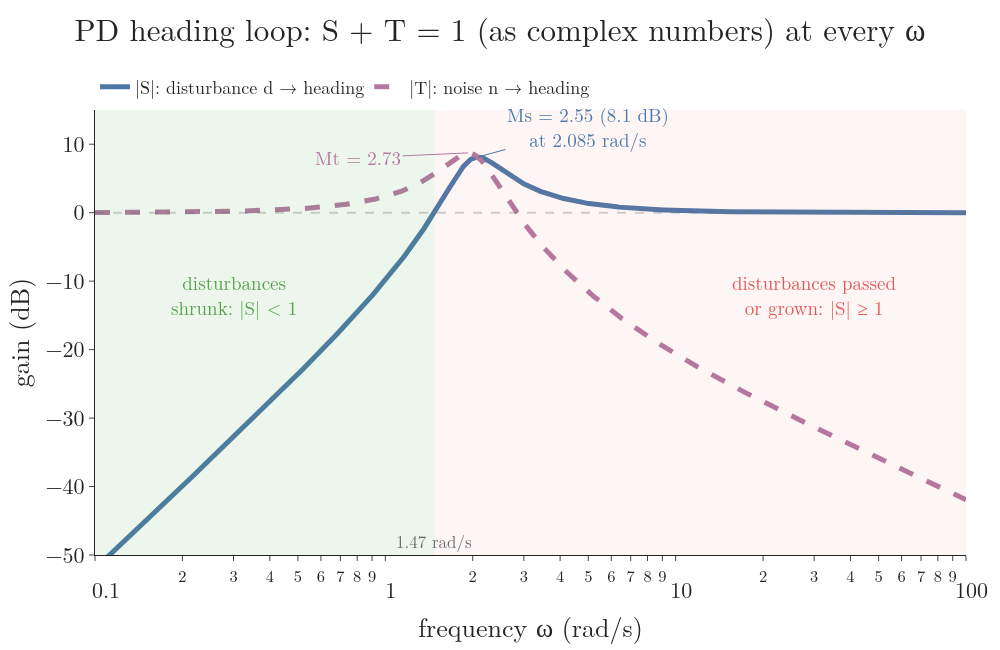

Write Python code to recreate this figure.
"""Sensitivity S and complementary sensitivity T of the PD heading loop, L(s) = (0.8 s + 4)/s^2, as gain curves in
decibels against frequency. S is below 0 dB (disturbances shrunk) up to 1.47 rad/s, peaks at Ms = 2.55 (8.1 dB) at
2.085 rad/s and tends to 0 dB (unchanged) at high frequency. T is about 0 dB (noise passed) at low frequency, peaks at
Mt = 2.73 and falls at high frequency. Run: python s_and_t.py -> s_and_t.png"""
from pathlib import Path

import numpy as np
import plotly.graph_objects as go
from scipy.optimize import brentq
from gifkit import BLUE, FONT, GREEN, GREY, PURPLE, RED
from loopkit import L_head, db, peak

here = Path(__file__).parent
w = np.logspace(-1, 2, 2000)
L = L_head(1j * w)
S, T = 1 / (1 + L), L / (1 + L)
assert np.allclose(S + T, 1)
wsc = brentq(lambda x: abs(1 + L_head(1j * x)) - 1, 0.1, 2)
wms, Ms = peak(lambda s: 1 / (1 + L_head(s)), 0.1, 100)
wmt, Mt = peak(lambda s: L_head(s) / (1 + L_head(s)), 0.1, 100)
assert abs(wsc - 1.474) < 1e-3 and abs(Ms - 2.55) < 5e-3 and abs(Mt - 2.73) < 5e-3

fig = go.Figure()
fig.add_vrect(x0=0.1, x1=wsc, fillcolor=GREEN, opacity=0.10, line_width=0)
fig.add_vrect(x0=wsc, x1=100, fillcolor=RED, opacity=0.06, line_width=0)
fig.add_hline(y=0, line=dict(color=GREY, width=2, dash="dash"))
fig.add_trace(go.Scatter(x=w, y=db(S), line=dict(color=BLUE, width=5), name="|S|: disturbance d → heading"))
fig.add_trace(go.Scatter(x=w, y=db(T), line=dict(color=PURPLE, width=5, dash="dash"), name="|T|: noise n → heading"))
fig.add_annotation(x=np.log10(wms), y=db(Ms), text="Ms = 2.55 (8.1 dB)<br>at 2.085 rad/s", ax=110, ay=-30,
                   font=dict(size=19, color=BLUE), arrowcolor=BLUE)
fig.add_annotation(x=np.log10(wmt), y=db(Mt), text="Mt = 2.73", ax=-110, ay=5, font=dict(size=19, color=PURPLE),
                   arrowcolor=PURPLE)
fig.add_annotation(x=np.log10(0.3), y=-12, text="disturbances<br>shrunk: |S| < 1", showarrow=False,
                   font=dict(size=19, color=GREEN))
fig.add_annotation(x=np.log10(30), y=-12, text="disturbances passed<br>or grown: |S| ≥ 1", showarrow=False,
                   font=dict(size=19, color=RED))
fig.add_annotation(x=np.log10(wsc), y=-50, text="1.47 rad/s", showarrow=False, yanchor="bottom",
                   font=dict(size=17, color=GREY))
fig.update_xaxes(type="log", title_text="frequency ω (rad/s)", range=[-1, 2])
fig.update_yaxes(title_text="gain (dB)", range=[-50, 15])
fig.update_layout(template="simple_white", font=FONT, width=1000, height=650, margin=dict(l=90, r=30, t=110, b=70),
                  legend=dict(x=0.0, y=1.01, yanchor="bottom", orientation="h", font=dict(size=18)),
                  title=dict(x=0.5, y=0.97, text="PD heading loop: S + T = 1 (as complex numbers) at every ω"))
fig.write_image(here / "s_and_t.png", scale=1)
